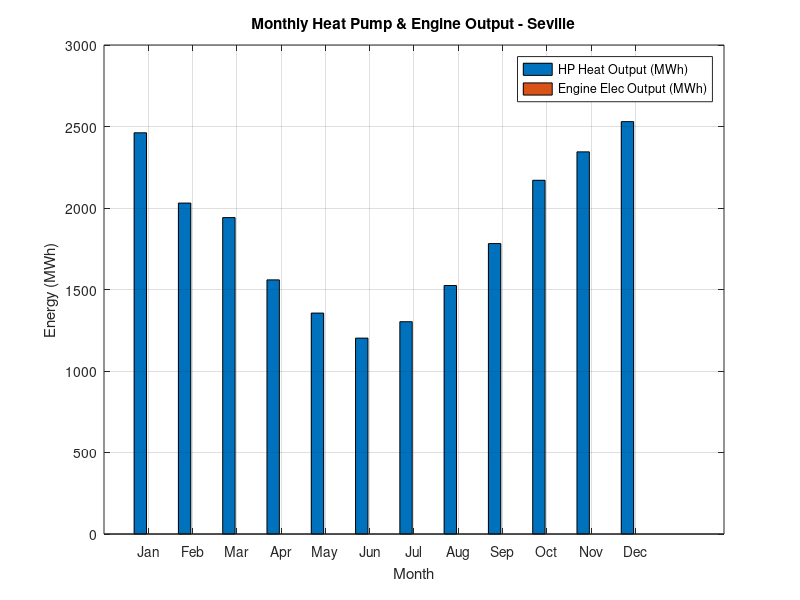
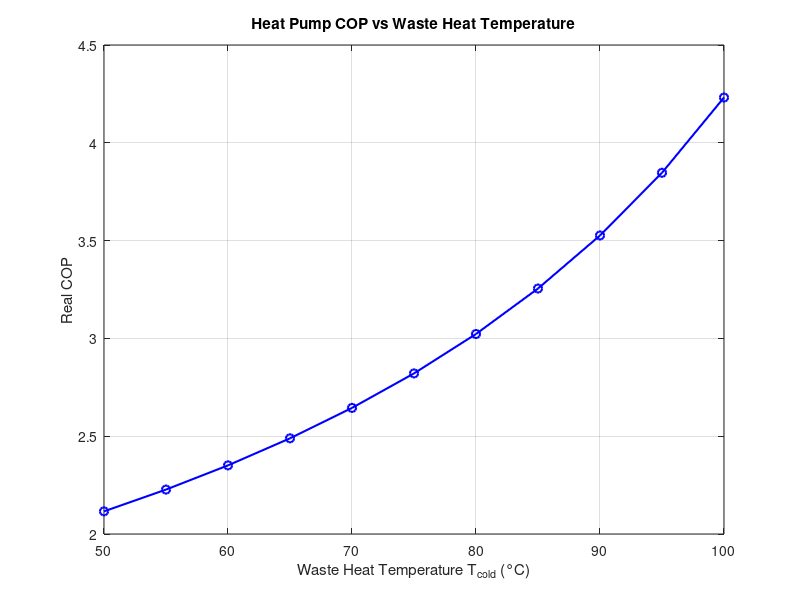
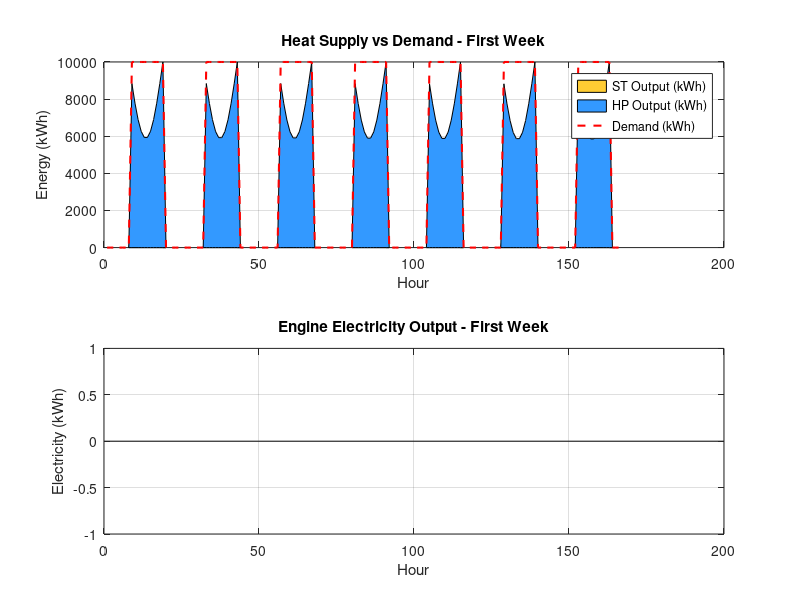

The MATLAB source for these figures, in order:
%% ========================================================
%  Heat Pump & Heat Engine Modelling
%  Seville, Spain
%  Inputs: ST hourly output from ST module
%% ========================================================

clc; clear; close all;

%% ── 1. PARAMETERS 系统参数 ───────────────────────────────

% Temperature settings 温度设定
T_hot_HP  = 150 + 273.15;   % Heat pump output temp [K] 热泵出口温度
T_cold_HP = 70  + 273.15;   % Heat pump input (waste heat) [K] 废热温度
T_hot_HE  = 150 + 273.15;   % Heat engine hot side [K] 热机高温侧
T_cold_HE = 40  + 273.15;   % Heat engine cold side (ambient) [K] 冷侧

% Carnot efficiency correction factor
% (real systems achieve ~40-50% of Carnot)
epsilon_HP = 0.5;           % Heat pump Carnot correction 热泵修正系数
epsilon_HE = 0.2;           % Heat engine Carnot correction 热机修正系数

% Industrial demand 工业热需求
P_demand   = 10e6;           % need ST peak thermal power
t_op       = 10;             % Operating hours per day [h]

% Waste heat availability 废热参数
Q_waste_max = 5e6;           % Max available waste heat [W] = 5 MW
                             % (adjust based on project spec)

%% ── 2. CALCULATE COP AND EFFICIENCY ─────────────────────

% Heat Pump COP
COP_carnot = T_hot_HP / (T_hot_HP - T_cold_HP);
COP_real   = epsilon_HP * COP_carnot;

% Heat Engine efficiency
eta_carnot = 1 - T_cold_HE / T_hot_HE;
eta_real   = epsilon_HE * eta_carnot;

fprintf('=== Theoretical Performance ===\n');
fprintf('HP Carnot COP:       %.2f\n', COP_carnot);
fprintf('HP Real COP:         %.2f\n', COP_real);
fprintf('Engine Carnot eta:   %.2f%%\n', eta_carnot*100);
fprintf('Engine Real eta:     %.2f%%\n', eta_real*100);
fprintf('================================\n\n');

%% ── 3. LOAD ST OUTPUT 读取ST模块输出 ─────────────────────
%
% Q_ST_hourly should come from your ST simulation (8760 values)
% If not available yet, generate a simplified estimate:

% Option A: Load from ST module output
% load('ST_output.mat', 'Q_hourly');
% Q_ST_hourly = Q_hourly;   % [Wh per hour]

% Option B: Simplified sinusoidal estimate (placeholder)
% Replace this with real ST output when available
t_vec = (1:8760)';
Q_ST_peak = 10.1e6;         % Peak ST output from ST sizing [W]
Q_ST_hourly = zeros(8760,1);
for i = 1:8760
    hour_of_day = mod(i-1, 24);
    day_of_year = floor((i-1)/24) + 1;
    % Solar availability: 7am-6pm, seasonal variation
    if hour_of_day >= 7 && hour_of_day <= 18
        solar_hour  = sin(pi*(hour_of_day-7)/11);
        seasonal    = 0.7 + 0.3*sin(2*pi*(day_of_year-80)/365);
        Q_ST_hourly(i) = Q_ST_peak * solar_hour * seasonal;
    end
end
% Convert to Wh (already per-hour values)

% Build hourly demand profile (only during operating hours)
Q_demand_hourly = zeros(8760, 1);
for i = 1:8760
    hour_of_day = mod(i-1, 24);
    % Operating schedule: 8am-6pm (adjust to your project)
    if hour_of_day >= 8 && hour_of_day <= 18
        Q_demand_hourly(i) = P_demand;   % [W]
    end
end

%% ── 4. HOURLY SIMULATION 逐时仿真 ────────────────────────

% Output arrays
Q_HP_hourly     = zeros(8760, 1);   % Heat pump heat output [Wh]
W_elec_hourly   = zeros(8760, 1);   % Heat pump electricity input [Wh]
Q_waste_hourly  = zeros(8760, 1);   % Waste heat consumed by HP [Wh]
W_engine_hourly = zeros(8760, 1);   % Heat engine electricity output [Wh]
Q_excess_hourly = zeros(8760, 1);   % Excess ST heat to engine [Wh]
Q_reject_hourly = zeros(8760, 1);   % Engine heat rejection [Wh]

for t = 1:8760

    Q_ST  = Q_ST_hourly(t);       % ST output this hour [Wh]
    Q_dem = Q_demand_hourly(t);   % Demand this hour [Wh]

    if Q_dem == 0
        % No demand (outside operating hours)
        continue
    end

    if Q_ST < Q_dem
        %% ── HEAT PUMP MODE 热泵模式 ──────────────────────
        % ST not enough → heat pump covers the gap

        Q_gap = Q_dem - Q_ST;           % Heat gap to fill [Wh]

        % Check waste heat availability
        Q_waste_avail = min(Q_waste_max, Q_gap * (1 - 1/COP_real));

        % Heat pump output
        Q_HP = COP_real * (Q_gap / COP_real) * COP_real;
        % Simplified: HP needs to produce Q_gap
        Q_HP = Q_gap;

        % Electricity consumed by heat pump
        W_elec = Q_HP / COP_real;

        % Waste heat consumed
        Q_waste_used = Q_HP - W_elec;

        % Store results
        Q_HP_hourly(t)    = Q_HP;
        W_elec_hourly(t)  = W_elec;
        Q_waste_hourly(t) = Q_waste_used;

    else
        %% ── HEAT ENGINE MODE 热机模式 ────────────────────
        % ST excess → heat engine generates electricity

        Q_excess = Q_ST - Q_dem;        % Excess heat [Wh]

        % Engine electricity output
        W_out    = eta_real * Q_excess;

        % Heat rejected to cold side
        Q_reject = Q_excess - W_out;

        % Store results
        Q_excess_hourly(t) = Q_excess;
        W_engine_hourly(t) = W_out;
        Q_reject_hourly(t) = Q_reject;
    end
end

%% ── 5. ANNUAL RESULTS 年度结果 ───────────────────────────

% Heat Pump results
E_HP_heat_MWh  = sum(Q_HP_hourly)    / 1e6;   % Annual heat from HP [MWh]
E_HP_elec_MWh  = sum(W_elec_hourly)  / 1e6;   % Annual electricity to HP [MWh]
E_waste_MWh    = sum(Q_waste_hourly) / 1e6;   % Annual waste heat used [MWh]

% Heat Engine results
E_engine_MWh   = sum(W_engine_hourly) / 1e6;  % Annual electricity generated [MWh]
E_excess_MWh   = sum(Q_excess_hourly) / 1e6;  % Annual excess ST heat [MWh]
E_reject_MWh   = sum(Q_reject_hourly) / 1e6;  % Annual heat rejected [MWh]

% Hours of operation
HP_hours     = sum(Q_HP_hourly > 0);
engine_hours = sum(W_engine_hourly > 0);

fprintf('=== Annual Results ===\n\n');
fprintf('-- Heat Pump --\n');
fprintf('Heat output:          %.1f MWh/year\n', E_HP_heat_MWh);
fprintf('Electricity input:    %.1f MWh/year\n', E_HP_elec_MWh);
fprintf('Waste heat used:      %.1f MWh/year\n', E_waste_MWh);
fprintf('Operating hours:      %d h/year\n',     HP_hours);
fprintf('Effective COP:        %.2f\n\n',         E_HP_heat_MWh/E_HP_elec_MWh);

fprintf('-- Heat Engine --\n');
fprintf('Electricity generated: %.1f MWh/year\n', E_engine_MWh);
fprintf('Excess heat input:     %.1f MWh/year\n', E_excess_MWh);
fprintf('Heat rejected:         %.1f MWh/year\n', E_reject_MWh);
fprintf('Operating hours:       %d h/year\n',     engine_hours);
fprintf('======================\n');

%% ── 6. MONTHLY BREAKDOWN 逐月分布 ────────────────────────

days_per_month  = [31,28,31,30,31,30,31,31,30,31,30,31];
hours_per_month = days_per_month * 24;
E_HP_monthly     = zeros(12,1);
E_engine_monthly = zeros(12,1);
h = 1;
for m = 1:12
    idx = h : h + hours_per_month(m) - 1;
    E_HP_monthly(m)     = sum(Q_HP_hourly(idx))     / 1e6;
    E_engine_monthly(m) = sum(W_engine_hourly(idx)) / 1e6;
    h = h + hours_per_month(m);
end

%% ── 7. PLOTS 画图 ────────────────────────────────────────

months = {'Jan','Feb','Mar','Apr','May','Jun',...
          'Jul','Aug','Sep','Oct','Nov','Dec'};

% Plot 1: Monthly HP heat output vs Engine electricity output
figure('Name','Monthly HP and Engine Output');
bar(1:12, [E_HP_monthly, E_engine_monthly]);
legend('HP Heat Output (MWh)', 'Engine Elec Output (MWh)');
xlabel('Month'); ylabel('Energy (MWh)');
title('Monthly Heat Pump & Engine Output - Seville');
xticklabels(months); grid on;

% Plot 2: COP sensitivity to temperature
figure('Name','COP vs Temperature');
T_cold_range = 50:5:100;
COP_curve    = epsilon_HP * T_hot_HP ./ (T_hot_HP - (T_cold_range+273.15));
plot(T_cold_range, COP_curve, 'b-o', 'LineWidth', 1.5);
xlabel('Waste Heat Temperature T_{cold} (°C)');
ylabel('Real COP');
title('Heat Pump COP vs Waste Heat Temperature');
grid on;

% Plot 3: Sample week hourly operation
figure('Name','Sample Week Operation');
t_sample = 1:168;   % first week
subplot(2,1,1);
area(t_sample, Q_ST_hourly(t_sample)/1e3, 'FaceColor',[1 0.8 0.2]);
hold on;
area(t_sample, Q_HP_hourly(t_sample)/1e3, 'FaceColor',[0.2 0.6 1]);
plot(t_sample, Q_demand_hourly(t_sample)/1e3, 'r--','LineWidth',1.5);
legend('ST Output (kWh)','HP Output (kWh)','Demand (kWh)');
xlabel('Hour'); ylabel('Energy (kWh)');
title('Heat Supply vs Demand - First Week');
grid on;

subplot(2,1,2);
bar(t_sample, W_engine_hourly(t_sample)/1e3, 'FaceColor',[0.2 0.8 0.4]);
xlabel('Hour'); ylabel('Electricity (kWh)');
title('Engine Electricity Output - First Week');
grid on;
